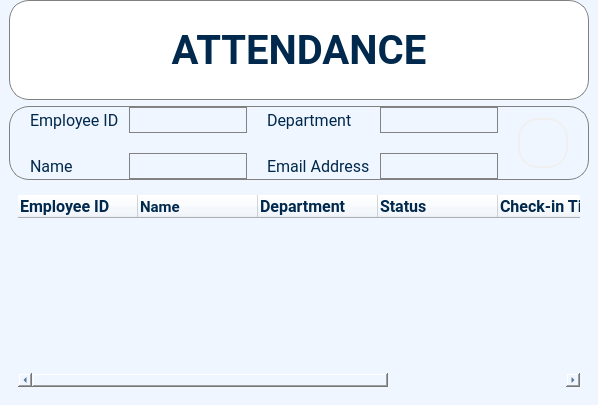
        <widget class="QWidget" name="Page_attendance">
         <property name="styleSheet">
          <string notr="true">*{
background-color: rgb(240, 246, 255);
}
#menu_attendance {
	border: 1px solid gray;
} 
#info_frame {
	border: 1px solid gray;
} 
#info_frame QLineEdit,
#info_frame QComboBox {
	padding: 4px 5px;
	border: 1px solid #838383;
	border-radius: 2px;
}

#info_frame QLineEdit:focus,
#info_frame QComboBox:focus
 {
	border-color: #0055ff;
}

QComboBox::drop-down { 
	background: transparent; 
	border: none;
	margin-right: 5px;
} 

QComboBox::down-arrow {
	image: url(:/icons/icons/expand_more.svg);
}

#info_frame QPushButton {
	font-size: 14px;
	padding: 5px 10px;
	border: 2px solid #f0f0f0;
	border-radius: 5px;
}

#info_frame QPushButton:hover {
	border-color: #4c96f7;
	font-size: 15px;
}
#result_frame {
	border-radius: 5px;
}
QTableWidget::Item{
	border-bottom:1px solid #d0c6ff;
	color: black;
	padding-left: 3px;
}</string>
         </property>
         <layout class="QHBoxLayout" name="horizontalLayout_6">
          <property name="spacing">
           <number>0</number>
          </property>
          <property name="leftMargin">
           <number>0</number>
          </property>
          <property name="topMargin">
           <number>0</number>
          </property>
          <property name="rightMargin">
           <number>0</number>
          </property>
          <property name="bottomMargin">
           <number>0</number>
          </property>
          <item>
           <widget class="QWidget" name="widget_2" native="true">
            <layout class="QVBoxLayout" name="verticalLayout_15">
             <property name="topMargin">
              <number>0</number>
             </property>
             <item>
              <widget class="QWidget" name="menu_attendance" native="true">
               <property name="minimumSize">
                <size>
                 <width>0</width>
                 <height>100</height>
                </size>
               </property>
               <property name="maximumSize">
                <size>
                 <width>16777215</width>
                 <height>100</height>
                </size>
               </property>
               <property name="styleSheet">
                <string notr="true">background-color: rgb(255, 255, 255);
border-radius: 20px;
color: rgb(0, 41, 77);</string>
               </property>
               <layout class="QHBoxLayout" name="horizontalLayout_5">
                <item>
                 <widget class="QLabel" name="label_28">
                  <property name="enabled">
                   <bool>true</bool>
                  </property>
                  <property name="minimumSize">
                   <size>
                    <width>0</width>
                    <height>70</height>
                   </size>
                  </property>
                  <property name="maximumSize">
                   <size>
                    <width>16777215</width>
                    <height>100</height>
                   </size>
                  </property>
                  <property name="baseSize">
                   <size>
                    <width>0</width>
                    <height>70</height>
                   </size>
                  </property>
                  <property name="font">
                   <font>
                    <family>Roboto</family>
                    <pointsize>30</pointsize>
                    <weight>75</weight>
                    <bold>true</bold>
                   </font>
                  </property>
                  <property name="styleSheet">
                   <string notr="true">background-color: rgb(255, 255, 255);
border-radius: 20px;
</string>
                  </property>
                  <property name="frameShape">
                   <enum>QFrame::StyledPanel</enum>
                  </property>
                  <property name="frameShadow">
                   <enum>QFrame::Sunken</enum>
                  </property>
                  <property name="midLineWidth">
                   <number>5</number>
                  </property>
                  <property name="text">
                   <string>ATTENDANCE</string>
                  </property>
                  <property name="alignment">
                   <set>Qt::AlignCenter</set>
                  </property>
                 </widget>
                </item>
               </layout>
              </widget>
             </item>
             <item>
              <widget class="QFrame" name="info_frame">
               <property name="maximumSize">
                <size>
                 <width>16777215</width>
                 <height>200</height>
                </size>
               </property>
               <property name="font">
                <font>
                 <family>Roboto</family>
                 <pointsize>16</pointsize>
                 <weight>50</weight>
                 <bold>false</bold>
                </font>
               </property>
               <property name="styleSheet">
                <string notr="true">border-radius: 20px;
color: rgb(0, 41, 77);</string>
               </property>
               <property name="frameShape">
                <enum>QFrame::StyledPanel</enum>
               </property>
               <property name="frameShadow">
                <enum>QFrame::Raised</enum>
               </property>
               <layout class="QGridLayout" name="gridLayout_9">
                <property name="leftMargin">
                 <number>20</number>
                </property>
                <property name="topMargin">
                 <number>0</number>
                </property>
                <property name="rightMargin">
                 <number>20</number>
                </property>
                <property name="bottomMargin">
                 <number>0</number>
                </property>
                <property name="horizontalSpacing">
                 <number>20</number>
                </property>
                <property name="verticalSpacing">
                 <number>10</number>
                </property>
                <item row="0" column="0">
                 <layout class="QGridLayout" name="gridLayout_11">
                  <property name="horizontalSpacing">
                   <number>10</number>
                  </property>
                  <property name="verticalSpacing">
                   <number>20</number>
                  </property>
                  <item row="0" column="0">
                   <widget class="QLabel" name="label">
                    <property name="maximumSize">
                     <size>
                      <width>16777215</width>
                      <height>50</height>
                     </size>
                    </property>
                    <property name="font">
                     <font>
                      <family>Roboto</family>
                      <pointsize>12</pointsize>
                      <weight>50</weight>
                      <bold>false</bold>
                     </font>
                    </property>
                    <property name="text">
                     <string>Employee ID</string>
                    </property>
                   </widget>
                  </item>
                  <item row="1" column="0">
                   <widget class="QLabel" name="label_3">
                    <property name="maximumSize">
                     <size>
                      <width>16777215</width>
                      <height>50</height>
                     </size>
                    </property>
                    <property name="font">
                     <font>
                      <family>Roboto</family>
                      <pointsize>12</pointsize>
                      <weight>50</weight>
                      <bold>false</bold>
                     </font>
                    </property>
                    <property name="text">
                     <string>Name</string>
                    </property>
                   </widget>
                  </item>
                  <item row="1" column="1">
                   <widget class="QLineEdit" name="lineEdit_2">
                    <property name="sizePolicy">
                     <sizepolicy hsizetype="Expanding" vsizetype="Expanding">
                      <horstretch>0</horstretch>
                      <verstretch>0</verstretch>
                     </sizepolicy>
                    </property>
                    <property name="maximumSize">
                     <size>
                      <width>16777215</width>
                      <height>50</height>
                     </size>
                    </property>
                   </widget>
                  </item>
                  <item row="0" column="1">
                   <widget class="QLineEdit" name="lineEdit">
                    <property name="sizePolicy">
                     <sizepolicy hsizetype="Expanding" vsizetype="Expanding">
                      <horstretch>0</horstretch>
                      <verstretch>0</verstretch>
                     </sizepolicy>
                    </property>
                    <property name="maximumSize">
                     <size>
                      <width>16777215</width>
                      <height>50</height>
                     </size>
                    </property>
                    <property name="inputMethodHints">
                     <set>Qt::ImhDigitsOnly</set>
                    </property>
                   </widget>
                  </item>
                 </layout>
                </item>
                <item row="0" column="2">
                 <widget class="QPushButton" name="search_btn">
                  <property name="sizePolicy">
                   <sizepolicy hsizetype="Maximum" vsizetype="Maximum">
                    <horstretch>0</horstretch>
                    <verstretch>0</verstretch>
                   </sizepolicy>
                  </property>
                  <property name="maximumSize">
                   <size>
                    <width>50</width>
                    <height>50</height>
                   </size>
                  </property>
                  <property name="text">
                   <string/>
                  </property>
                  <property name="icon">
                   <iconset resource="../resources/resources.qrc">
                    <normaloff>:/Icons/Icons/search.svg</normaloff>:/Icons/Icons/search.svg</iconset>
                  </property>
                  <property name="iconSize">
                   <size>
                    <width>20</width>
                    <height>20</height>
                   </size>
                  </property>
                 </widget>
                </item>
                <item row="0" column="1">
                 <layout class="QGridLayout" name="gridLayout_10">
                  <property name="horizontalSpacing">
                   <number>10</number>
                  </property>
                  <property name="verticalSpacing">
                   <number>20</number>
                  </property>
                  <item row="1" column="0">
                   <widget class="QLabel" name="label_6">
                    <property name="maximumSize">
                     <size>
                      <width>16777215</width>
                      <height>50</height>
                     </size>
                    </property>
                    <property name="font">
                     <font>
                      <family>Roboto</family>
                      <pointsize>12</pointsize>
                      <weight>50</weight>
                      <bold>false</bold>
                     </font>
                    </property>
                    <property name="text">
                     <string>Email Address</string>
                    </property>
                   </widget>
                  </item>
                  <item row="0" column="0">
                   <widget class="QLabel" name="label_5">
                    <property name="maximumSize">
                     <size>
                      <width>16777215</width>
                      <height>50</height>
                     </size>
                    </property>
                    <property name="font">
                     <font>
                      <family>Roboto</family>
                      <pointsize>12</pointsize>
                      <weight>50</weight>
                      <bold>false</bold>
                     </font>
                    </property>
                    <property name="text">
                     <string>Department</string>
                    </property>
                   </widget>
                  </item>
                  <item row="0" column="1">
                   <widget class="QLineEdit" name="lineEdit_3">
                    <property name="sizePolicy">
                     <sizepolicy hsizetype="Expanding" vsizetype="Expanding">
                      <horstretch>0</horstretch>
                      <verstretch>0</verstretch>
                     </sizepolicy>
                    </property>
                    <property name="maximumSize">
                     <size>
                      <width>16777215</width>
                      <height>50</height>
                     </size>
                    </property>
                   </widget>
                  </item>
                  <item row="1" column="1">
                   <widget class="QLineEdit" name="lineEdit_4">
                    <property name="sizePolicy">
                     <sizepolicy hsizetype="Expanding" vsizetype="Expanding">
                      <horstretch>0</horstretch>
                      <verstretch>0</verstretch>
                     </sizepolicy>
                    </property>
                    <property name="maximumSize">
                     <size>
                      <width>16777215</width>
                      <height>50</height>
                     </size>
                    </property>
                   </widget>
                  </item>
                 </layout>
                </item>
               </layout>
              </widget>
             </item>
             <item>
              <widget class="QFrame" name="result_frame">
               <property name="maximumSize">
                <size>
                 <width>16777215</width>
                 <height>625</height>
                </size>
               </property>
               <property name="styleSheet">
                <string notr="true">
color: rgb(0, 41, 77);</string>
               </property>
               <layout class="QGridLayout" name="gridLayout_8">
                <item row="0" column="0">
                 <widget class="QTableWidget" name="table_attendance">
                  <property name="font">
                   <font>
                    <family>Roboto</family>
                    <pointsize>11</pointsize>
                   </font>
                  </property>
                  <property name="focusPolicy">
                   <enum>Qt::NoFocus</enum>
                  </property>
                  <property name="styleSheet">
                   <string notr="true"/>
                  </property>
                  <property name="frameShape">
                   <enum>QFrame::NoFrame</enum>
                  </property>
                  <property name="frameShadow">
                   <enum>QFrame::Raised</enum>
                  </property>
                  <property name="selectionMode">
                   <enum>QAbstractItemView::ExtendedSelection</enum>
                  </property>
                  <property name="selectionBehavior">
                   <enum>QAbstractItemView::SelectRows</enum>
                  </property>
                  <property name="showGrid">
                   <bool>false</bool>
                  </property>
                  <property name="gridStyle">
                   <enum>Qt::NoPen</enum>
                  </property>
                  <property name="sortingEnabled">
                   <bool>true</bool>
                  </property>
                  <property name="wordWrap">
                   <bool>true</bool>
                  </property>
                  <property name="cornerButtonEnabled">
                   <bool>false</bool>
                  </property>
                  <property name="rowCount">
                   <number>0</number>
                  </property>
                  <property name="columnCount">
                   <number>6</number>
                  </property>
                  <attribute name="horizontalHeaderCascadingSectionResizes">
                   <bool>false</bool>
                  </attribute>
                  <attribute name="horizontalHeaderMinimumSectionSize">
                   <number>50</number>
                  </attribute>
                  <attribute name="horizontalHeaderDefaultSectionSize">
                   <number>120</number>
                  </attribute>
                  <attribute name="horizontalHeaderHighlightSections">
                   <bool>true</bool>
                  </attribute>
                  <attribute name="horizontalHeaderStretchLastSection">
                   <bool>true</bool>
                  </attribute>
                  <attribute name="verticalHeaderVisible">
                   <bool>false</bool>
                  </attribute>
                  <attribute name="verticalHeaderCascadingSectionResizes">
                   <bool>false</bool>
                  </attribute>
                  <attribute name="verticalHeaderMinimumSectionSize">
                   <number>30</number>
                  </attribute>
                  <attribute name="verticalHeaderDefaultSectionSize">
                   <number>30</number>
                  </attribute>
                  <attribute name="verticalHeaderHighlightSections">
                   <bool>false</bool>
                  </attribute>
                  <attribute name="verticalHeaderShowSortIndicator" stdset="0">
                   <bool>true</bool>
                  </attribute>
                  <attribute name="verticalHeaderStretchLastSection">
                   <bool>false</bool>
                  </attribute>
                  <column>
                   <property name="text">
                    <string>Employee ID</string>
                   </property>
                   <property name="font">
                    <font>
                     <family>Roboto</family>
                     <pointsize>12</pointsize>
                     <weight>75</weight>
                     <bold>true</bold>
                    </font>
                   </property>
                   <property name="textAlignment">
                    <set>AlignLeading|AlignVCenter</set>
                   </property>
                  </column>
                  <column>
                   <property name="text">
                    <string>Name</string>
                   </property>
                   <property name="font">
                    <font>
                     <family>Roboto</family>
                     <pointsize>11</pointsize>
                     <weight>75</weight>
                     <bold>true</bold>
                    </font>
                   </property>
                   <property name="textAlignment">
                    <set>AlignLeading|AlignVCenter</set>
                   </property>
                  </column>
                  <column>
                   <property name="text">
                    <string>Department</string>
                   </property>
                   <property name="font">
                    <font>
                     <family>Roboto</family>
                     <pointsize>12</pointsize>
                     <weight>75</weight>
                     <bold>true</bold>
                    </font>
                   </property>
                   <property name="textAlignment">
                    <set>AlignLeading|AlignVCenter</set>
                   </property>
                  </column>
                  <column>
                   <property name="text">
                    <string>Status</string>
                   </property>
                   <property name="font">
                    <font>
                     <family>Roboto</family>
                     <pointsize>12</pointsize>
                     <weight>75</weight>
                     <bold>true</bold>
                    </font>
                   </property>
                   <property name="textAlignment">
                    <set>AlignLeading|AlignVCenter</set>
                   </property>
                  </column>
                  <column>
                   <property name="text">
                    <string>Check-in Time</string>
                   </property>
                   <property name="font">
                    <font>
                     <family>Roboto</family>
                     <pointsize>12</pointsize>
                     <weight>75</weight>
                     <bold>true</bold>
                    </font>
                   </property>
                   <property name="textAlignment">
                    <set>AlignLeading|AlignVCenter</set>
                   </property>
                  </column>
                  <column>
                   <property name="text">
                    <string>Email Address</string>
                   </property>
                   <property name="font">
                    <font>
                     <family>Roboto</family>
                     <pointsize>12</pointsize>
                     <weight>75</weight>
                     <bold>true</bold>
                    </font>
                   </property>
                   <property name="textAlignment">
                    <set>AlignLeading|AlignVCenter</set>
                   </property>
                  </column>
                 </widget>
                </item>
               </layout>
              </widget>
             </item>
            </layout>
           </widget>
          </item>
         </layout>
        </widget>
